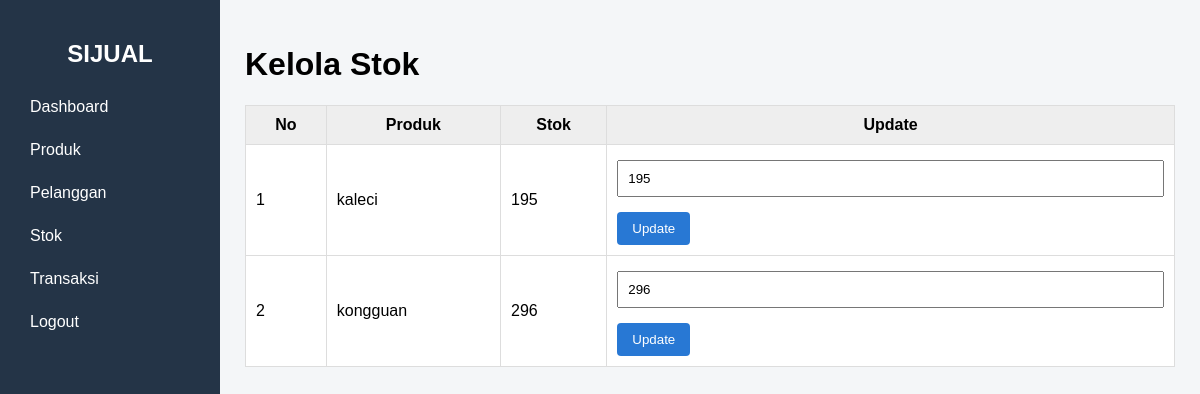
Page /admin/stok.php (signed in) on the committed database.
### tables this page shows
CREATE TABLE `tb_produk` (
  `id_produk` int(11) NOT NULL,
  `nama_produk` varchar(100) NOT NULL,
  `harga` decimal(12,2) NOT NULL,
  `stok` int(11) NOT NULL DEFAULT 0,
  `deskripsi` text DEFAULT NULL
);

### admin/stok.php (the view, shortened to what this page needs)
<?php
include "../config/koneksi.php";
$data = mysqli_query(
    $koneksi,
    "SELECT * FROM tb_produk"
);
?>
<!DOCTYPE html>
<html>
<head>
    <link rel="stylesheet" href="../css/style.css">
</head>
<body>
<div class="sidebar">
    <h2>SIJUAL</h2>
    <a href="dashboard.php">Dashboard</a>
    <a href="produk.php">Produk</a>
    <a href="pelanggan.php">Pelanggan</a>
    <a href="stok.php">Stok</a>
    <a href="transaksi.php">Transaksi</a>
    <a href="../logout.php">Logout</a>
</div>
<div class="main">
<h1>Kelola Stok</h1>
<table>
<tr>
<th>No</th>
<th>Produk</th>
<th>Stok</th>
<th>Update</th>
</tr>
<?php
$no = 1;
while ($p = mysqli_fetch_assoc($data)) {
?>
<tr>
<td><?= $no++; ?></td>
<td><?= $p['nama_produk']; ?></td>
<td><?= $p['stok']; ?></td>
<td>
<form method="POST">
<input
type="number"
name="stok"
value="<?= $p['stok']; ?>"
required>
<button name="update">Update</button>
</form>
</td>
</tr>
<?php } ?>
</table>
</div>
</body>
</html>

### css/style.css (style rules this page uses)
* { box-sizing: border-box; }
body { margin: 0; font-family: Arial, sans-serif; background: #f4f6f8; }
.sidebar { width: 220px; height: 100vh; position: fixed; background: #243447; color: white; padding: 20px; }
.sidebar h2 { text-align: center; }
.sidebar a { display: block; color: white; text-decoration: none; padding: 10px; margin: 5px 0; }
.main { margin-left: 220px; padding: 25px; }
input, select, textarea { width: 100%; padding: 9px; margin: 5px 0 15px; }
button, .btn { background: #2878d4; color: white; border: none; padding: 9px 15px; text-decoration: none; cursor: pointer; border-radius: 4px; }
table { width: 100%; border-collapse: collapse; background: white; }
th, td { border: 1px solid #ddd; padding: 10px; }
th { background: #eee; }

### rows in the picture
tb_produk: nama_produk "kaleci", stok "195"
tb_produk: nama_produk "kongguan", stok "296"
